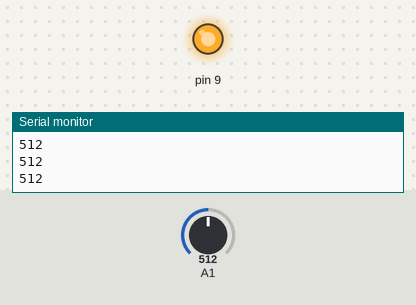
Recording of a sketch running on a simulated Arduino Uno, built with avr-gcc and run on an emulated ATmega328P. Shown: output pins drawn as LEDs (lit = HIGH), the last lines printed to the serial monitor. The inputs (shaded band) are chosen by the test bench; at power-on: A1 = 512.

Above: at 1.2 s.
1.3 s: A1 set to 315
2.8 s: A1 set to 284
At 3.2 s:
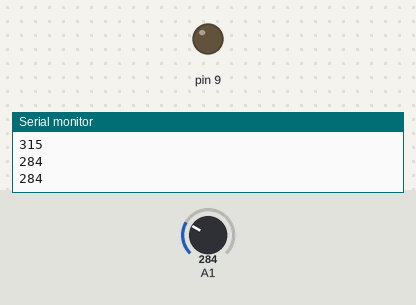
4.4 s: A1 set to 306
At 5.7 s:
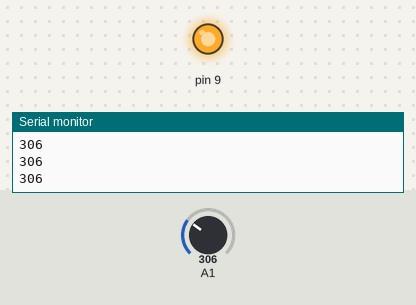
6.0 s: A1 set to 290
At 7.1 s:
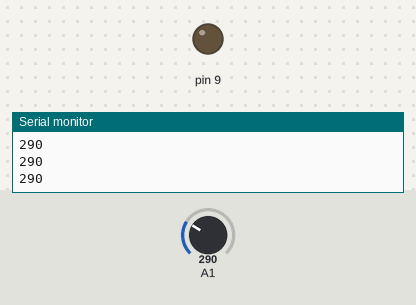
Timing chart, 0 to 8.6 s (numbered marks = the images above; inputs shaded):
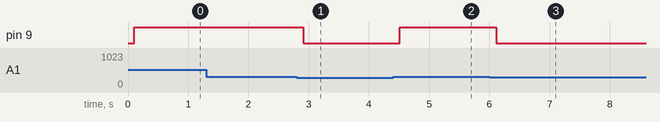

Measured:
- the behaviour switches between 300 and 299 on A1 (found by bisection; images 0 and 1)
- after the input at 2.8 s, pin 9: HIGH → LOW after 0.11 s
- after the input at 4.4 s, pin 9: LOW → HIGH after 0.11 s
- after the input at 6.0 s, pin 9: HIGH → LOW after 0.12 s

The sketch:

ir_sensor.ino
```cpp
void setup() {
  // put your setup code here, to run once:
  Serial.begin(9600);
  pinMode(A0,INPUT);
  pinMode(9,OUTPUT);

}

void loop()
{
  int a=analogRead(A1);
  Serial.println(a);
  delay(100);
  if(a>300)
  {
    digitalWrite(9,HIGH);
  }
  else if(a<300)
  {
    digitalWrite(9,LOW);
    delay(100);

  }
}
```
